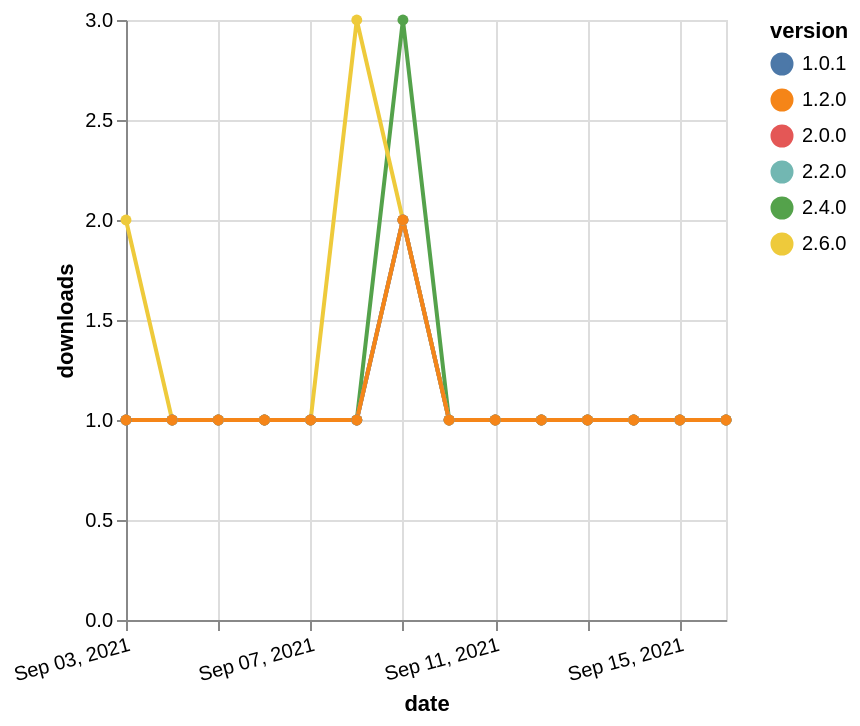

Write a Vega-Lite specification for this figure.
### Vega-Lite specification from a JSON file in a GitHub repository (floating-point values rounded to 4 significant figures)
{"$schema": "https://vega.github.io/schema/vega-lite/v5.json", "description": "A simple bar chart with embedded data.", "data": {"values": [{"date": "2021-09-03", "total": 199, "delta": 1, "version": "2.4.0"}, {"date": "2021-09-04", "total": 200, "delta": 1, "version": "2.4.0"}, {"date": "2021-09-05", "total": 201, "delta": 1, "version": "2.4.0"}, {"date": "2021-09-06", "total": 202, "delta": 1, "version": "2.4.0"}, {"date": "2021-09-07", "total": 203, "delta": 1, "version": "2.4.0"}, {"date": "2021-09-08", "total": 204, "delta": 1, "version": "2.4.0"}, {"date": "2021-09-09", "total": 207, "delta": 3, "version": "2.4.0"}, {"date": "2021-09-10", "total": 208, "delta": 1, "version": "2.4.0"}, {"date": "2021-09-11", "total": 209, "delta": 1, "version": "2.4.0"}, {"date": "2021-09-12", "total": 210, "delta": 1, "version": "2.4.0"}, {"date": "2021-09-13", "total": 211, "delta": 1, "version": "2.4.0"}, {"date": "2021-09-14", "total": 212, "delta": 1, "version": "2.4.0"}, {"date": "2021-09-15", "total": 213, "delta": 1, "version": "2.4.0"}, {"date": "2021-09-16", "total": 214, "delta": 1, "version": "2.4.0"}, {"date": "2021-09-03", "total": 247, "delta": 1, "version": "1.0.1"}, {"date": "2021-09-04", "total": 248, "delta": 1, "version": "1.0.1"}, {"date": "2021-09-05", "total": 249, "delta": 1, "version": "1.0.1"}, {"date": "2021-09-06", "total": 250, "delta": 1, "version": "1.0.1"}, {"date": "2021-09-07", "total": 251, "delta": 1, "version": "1.0.1"}, {"date": "2021-09-08", "total": 252, "delta": 1, "version": "1.0.1"}, {"date": "2021-09-09", "total": 254, "delta": 2, "version": "1.0.1"}, {"date": "2021-09-10", "total": 255, "delta": 1, "version": "1.0.1"}, {"date": "2021-09-11", "total": 256, "delta": 1, "version": "1.0.1"}, {"date": "2021-09-12", "total": 257, "delta": 1, "version": "1.0.1"}, {"date": "2021-09-13", "total": 258, "delta": 1, "version": "1.0.1"}, {"date": "2021-09-14", "total": 259, "delta": 1, "version": "1.0.1"}, {"date": "2021-09-15", "total": 260, "delta": 1, "version": "1.0.1"}, {"date": "2021-09-16", "total": 261, "delta": 1, "version": "1.0.1"}, {"date": "2021-09-03", "total": 130, "delta": 2, "version": "2.6.0"}, {"date": "2021-09-04", "total": 131, "delta": 1, "version": "2.6.0"}, {"date": "2021-09-05", "total": 132, "delta": 1, "version": "2.6.0"}, {"date": "2021-09-06", "total": 133, "delta": 1, "version": "2.6.0"}, {"date": "2021-09-07", "total": 134, "delta": 1, "version": "2.6.0"}, {"date": "2021-09-08", "total": 137, "delta": 3, "version": "2.6.0"}, {"date": "2021-09-09", "total": 139, "delta": 2, "version": "2.6.0"}, {"date": "2021-09-10", "total": 140, "delta": 1, "version": "2.6.0"}, {"date": "2021-09-11", "total": 141, "delta": 1, "version": "2.6.0"}, {"date": "2021-09-12", "total": 142, "delta": 1, "version": "2.6.0"}, {"date": "2021-09-13", "total": 143, "delta": 1, "version": "2.6.0"}, {"date": "2021-09-14", "total": 144, "delta": 1, "version": "2.6.0"}, {"date": "2021-09-15", "total": 145, "delta": 1, "version": "2.6.0"}, {"date": "2021-09-16", "total": 146, "delta": 1, "version": "2.6.0"}, {"date": "2021-09-03", "total": 191, "delta": 1, "version": "2.0.0"}, {"date": "2021-09-04", "total": 192, "delta": 1, "version": "2.0.0"}, {"date": "2021-09-05", "total": 193, "delta": 1, "version": "2.0.0"}, {"date": "2021-09-06", "total": 194, "delta": 1, "version": "2.0.0"}, {"date": "2021-09-07", "total": 195, "delta": 1, "version": "2.0.0"}, {"date": "2021-09-08", "total": 196, "delta": 1, "version": "2.0.0"}, {"date": "2021-09-09", "total": 198, "delta": 2, "version": "2.0.0"}, {"date": "2021-09-10", "total": 199, "delta": 1, "version": "2.0.0"}, {"date": "2021-09-11", "total": 200, "delta": 1, "version": "2.0.0"}, {"date": "2021-09-12", "total": 201, "delta": 1, "version": "2.0.0"}, {"date": "2021-09-13", "total": 202, "delta": 1, "version": "2.0.0"}, {"date": "2021-09-14", "total": 203, "delta": 1, "version": "2.0.0"}, {"date": "2021-09-15", "total": 204, "delta": 1, "version": "2.0.0"}, {"date": "2021-09-16", "total": 205, "delta": 1, "version": "2.0.0"}, {"date": "2021-09-03", "total": 172, "delta": 1, "version": "2.2.0"}, {"date": "2021-09-04", "total": 173, "delta": 1, "version": "2.2.0"}, {"date": "2021-09-05", "total": 174, "delta": 1, "version": "2.2.0"}, {"date": "2021-09-06", "total": 175, "delta": 1, "version": "2.2.0"}, {"date": "2021-09-07", "total": 176, "delta": 1, "version": "2.2.0"}, {"date": "2021-09-08", "total": 177, "delta": 1, "version": "2.2.0"}, {"date": "2021-09-09", "total": 179, "delta": 2, "version": "2.2.0"}, {"date": "2021-09-10", "total": 180, "delta": 1, "version": "2.2.0"}, {"date": "2021-09-11", "total": 181, "delta": 1, "version": "2.2.0"}, {"date": "2021-09-12", "total": 182, "delta": 1, "version": "2.2.0"}, {"date": "2021-09-13", "total": 183, "delta": 1, "version": "2.2.0"}, {"date": "2021-09-14", "total": 184, "delta": 1, "version": "2.2.0"}, {"date": "2021-09-15", "total": 185, "delta": 1, "version": "2.2.0"}, {"date": "2021-09-16", "total": 186, "delta": 1, "version": "2.2.0"}, {"date": "2021-09-03", "total": 203, "delta": 1, "version": "1.2.0"}, {"date": "2021-09-04", "total": 204, "delta": 1, "version": "1.2.0"}, {"date": "2021-09-05", "total": 205, "delta": 1, "version": "1.2.0"}, {"date": "2021-09-06", "total": 206, "delta": 1, "version": "1.2.0"}, {"date": "2021-09-07", "total": 207, "delta": 1, "version": "1.2.0"}, {"date": "2021-09-08", "total": 208, "delta": 1, "version": "1.2.0"}, {"date": "2021-09-09", "total": 210, "delta": 2, "version": "1.2.0"}, {"date": "2021-09-10", "total": 211, "delta": 1, "version": "1.2.0"}, {"date": "2021-09-11", "total": 212, "delta": 1, "version": "1.2.0"}, {"date": "2021-09-12", "total": 213, "delta": 1, "version": "1.2.0"}, {"date": "2021-09-13", "total": 214, "delta": 1, "version": "1.2.0"}, {"date": "2021-09-14", "total": 215, "delta": 1, "version": "1.2.0"}, {"date": "2021-09-15", "total": 216, "delta": 1, "version": "1.2.0"}, {"date": "2021-09-16", "total": 217, "delta": 1, "version": "1.2.0"}]}, "width": "container", "mark": {"type": "line", "point": {"filled": true}}, "encoding": {"x": {"field": "date", "type": "temporal", "timeUnit": "yearmonthdate", "title": "date", "axis": {"labelAngle": -15}}, "y": {"field": "delta", "type": "quantitative", "title": "downloads"}, "color": {"field": "version", "type": "nominal"}, "tooltip": {"field": "delta"}}}
